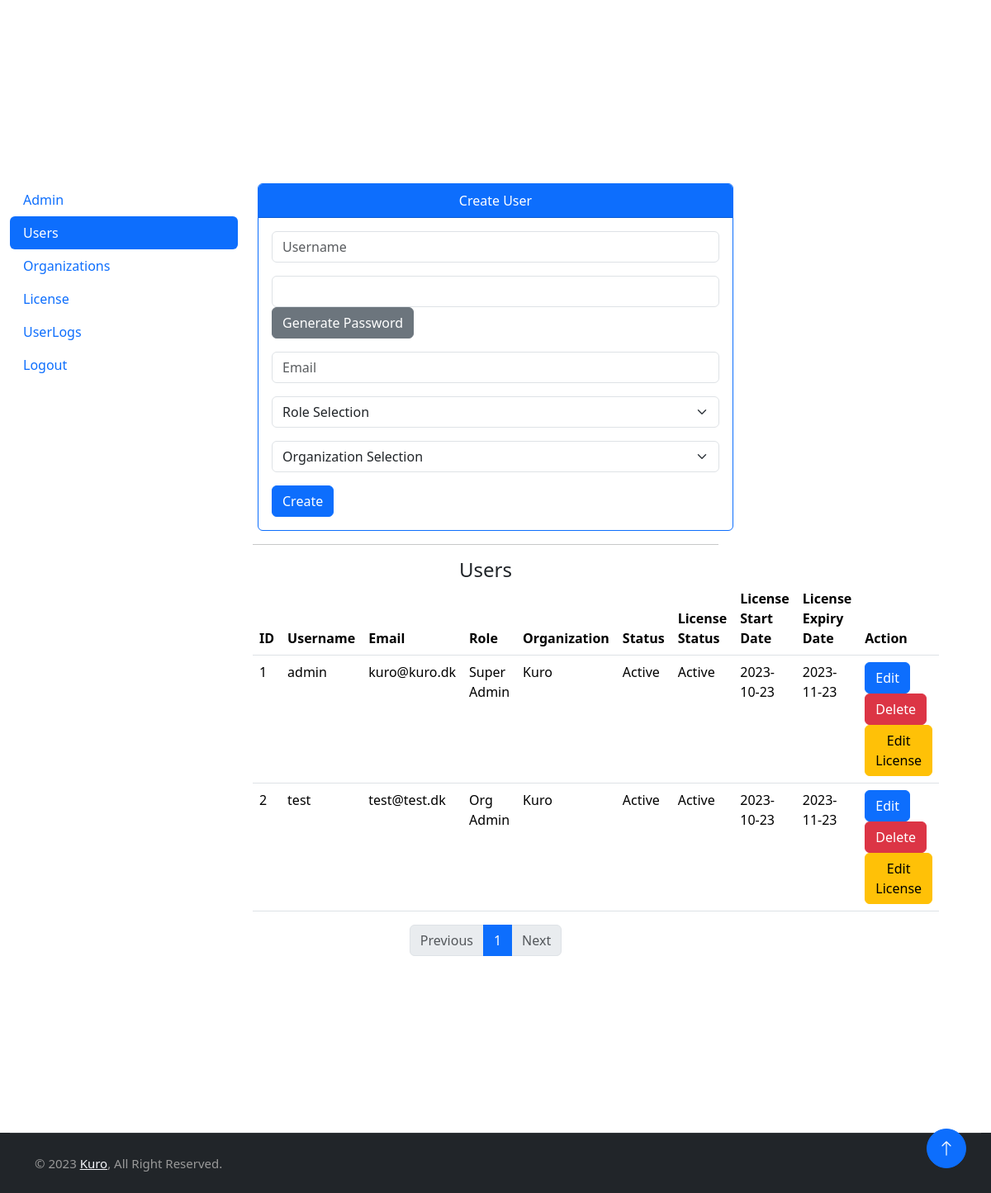
/admin/users (signed in), run on an earlier commit of the app's database.
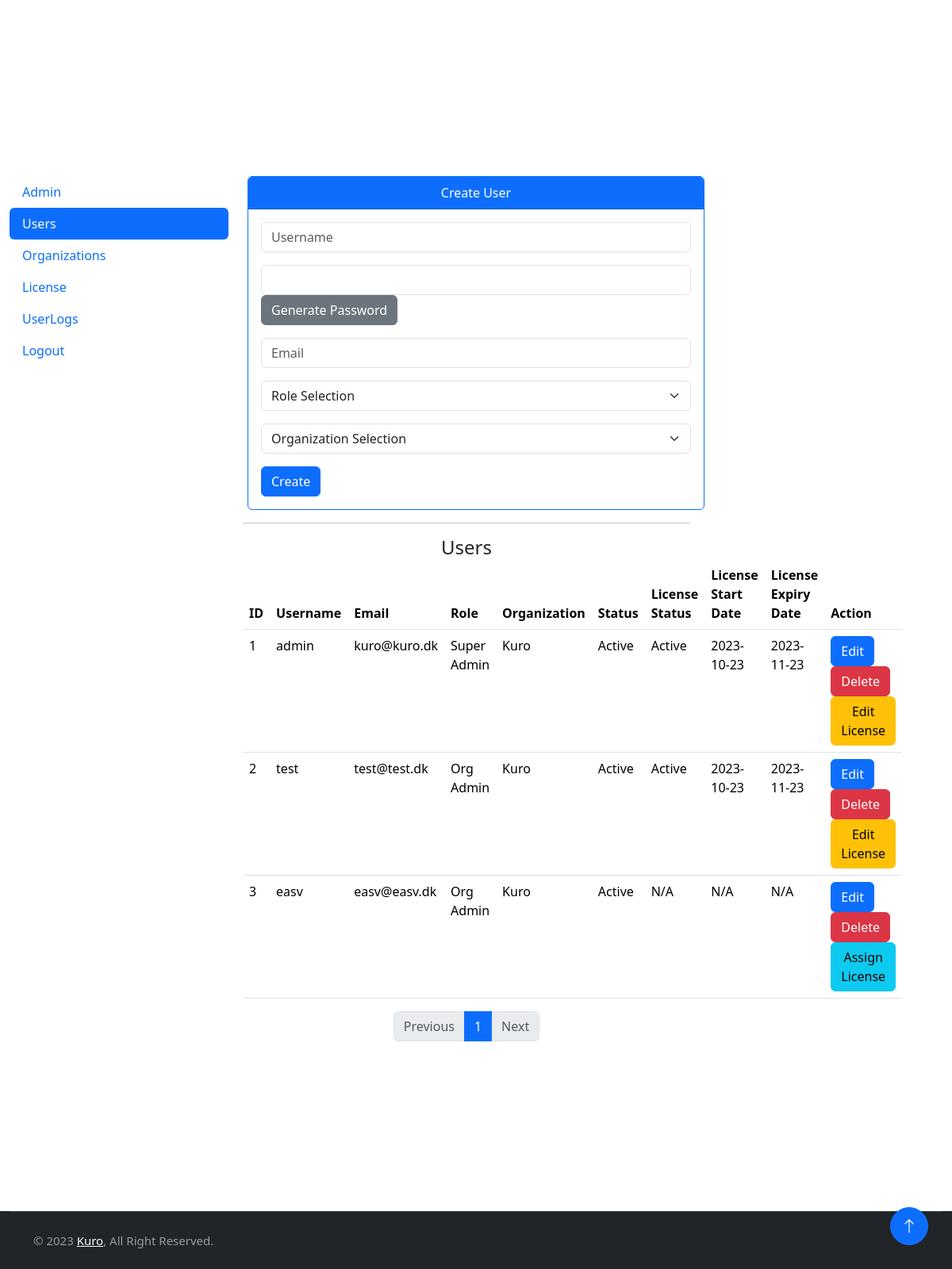
And on a later commit of the database.
### tables this page shows
CREATE TABLE `licenses` (
  `licenseId` INT AUTO_INCREMENT PRIMARY KEY,
  `licenseKey` VARCHAR(255) NOT NULL UNIQUE,
  `startDate` TIMESTAMP DEFAULT CURRENT_TIMESTAMP,
  `expiryDate` TIMESTAMP DEFAULT CURRENT_TIMESTAMP,
  `orgId` INT,
  `createdBy` INT,
  `userId` INT DEFAULT NULL,
  `status` TINYINT NOT NULL DEFAULT 0,
  `createdAt` TIMESTAMP DEFAULT CURRENT_TIMESTAMP,
  FOREIGN KEY (`orgId`) REFERENCES `organizations`(`orgId`) ON DELETE CASCADE,
  FOREIGN KEY (`createdBy`) REFERENCES `users`(`userId`) ON DELETE SET NULL,
  FOREIGN KEY (`userId`) REFERENCES `users`(`userId`) ON DELETE SET NULL
);

CREATE TABLE `users` (
  `userId` INT AUTO_INCREMENT PRIMARY KEY,
  `username` VARCHAR(50) NOT NULL UNIQUE,
  `password` VARCHAR(255) NOT NULL,
  `email` VARCHAR(50) NOT NULL UNIQUE,
  `roleId` INT,
  `orgId` INT,
  `status` INT NOT NULL DEFAULT 0,  
  `createdAt` TIMESTAMP DEFAULT CURRENT_TIMESTAMP,
  FOREIGN KEY (`roleId`) REFERENCES `roles`(`roleId`) ON DELETE SET NULL,
  FOREIGN KEY (`orgId`) REFERENCES `organizations`(`orgId`) ON DELETE SET NULL
);

CREATE TABLE `organizations` (
  `orgId` INT AUTO_INCREMENT PRIMARY KEY,
  `orgName` VARCHAR(100) NOT NULL,
  `apiKey` VARCHAR(255) NOT NULL UNIQUE,
  `createdAt` TIMESTAMP DEFAULT CURRENT_TIMESTAMP
);

### router.php (called while the page is built, shortened)
<?php
class Router
{
	function any($route, $path_to_include){ $this->route($route, $path_to_include); }
	function route($route, $path_to_include)
	{
		$callback = $path_to_include;
		if( !is_callable($callback) ){
		  if(!strpos($path_to_include, '.php')){
			$path_to_include.='.php';
		  }
		}
		$request_url = filter_var($_SERVER['REQUEST_URI'], FILTER_SANITIZE_URL);
		$request_url = rtrim($request_url, '/');
		$request_url = strtok($request_url, '?');
		$route_parts = explode('/', $route);
		$request_url_parts = explode('/', $request_url);
		array_shift($route_parts);
		array_shift($request_url_parts);
		if( count($route_parts) != count($request_url_parts) ){ return; }
		$parameters = [];
		for( $__i__ = 0; $__i__ < count($route_parts); $__i__++ ){
		  $route_part = $route_parts[$__i__];
		  if( preg_match("/^[$]/", $route_part) ){
			$route_part = ltrim($route_part, '$');
			array_push($parameters, $request_url_parts[$__i__]);
			$$route_part=$request_url_parts[$__i__];
		  }
		  else if( $route_parts[$__i__] != $request_url_parts[$__i__] ){
			return;
		  }
		}
		include_once __DIR__."/$path_to_include";
		exit();
	}
}

### index.php (called while the page is built, shortened)
<?php
include 'router.php';
$router = new Router();
$router->any('/', 'views/index');
$router->any('/home', 'views/index');
$router->any('/login', 'views/login');
$router->any('/logout', 'views/logout');
$router->any('/admin/admin', 'views/admin/admin');
$router->any('/admin/users', 'views/admin/users');

### kuro/controllers/auth.php (called while the page is built, shortened)
<?php
require_once __DIR__.'/../models/user.model.php';
require_once __DIR__.'/../utils/session.php';
class Auth
{
    public function GetUserById($userId): bool|stdclass
    {
        $user = new UserModel();
        return $user->GetUserById($userId);
    }
    public function GetAllOrgs(): array
    {
        $user = new UserModel();
        return $user->GetAllOrgs();
    }
    public function GetOrgName(int $orgId): null|string
    {
        $orgs = $this->GetAllOrgs();
        foreach ($orgs as $org) {
            if ($org->orgId == $orgId) {
                return $org->orgName;
            }
        }
        return 'Unknown';
    }
    public function GetPaginationData()
    {
        $user = new UserModel();
        $page = isset($_GET['page']) && is_numeric($_GET['page']) ? $_GET['page'] : 1;
        $start = ($page - 1) * $user->GetLimit();
        $users = $user->GetRecords($start);
        $totalRecords = $user->GetTotalRecords();
        return [
            'users' => $users,
            'totalRecords' => $totalRecords,
            'limit' => $user->GetLimit()
        ];
    }
}

### kuro/models/user.model.php (called while the page is built, shortened)
<?php
require_once __DIR__.'/../core/database.php';
class UserModel extends Database
{
    public function GetUserById($userId): bool|stdclass
    {
        $this->prepare(USERBYID);
        $this->statement->execute([$userId]);
        return $this->fetch();
    }
    public function GetAllOrgs()
    {
        $this->prepare(GETALLORGS);
        $this->statement->execute();
        return $this->fetchAll();
    }
    public $limit = 5;
    public function GetTotalRecords()
    {
        $this->prepare(GETTOTALUSERRECORDS);
        $this->statement->execute();
        return $this->fetchColumn();
    }
    public function GetRecords($start)
    {
        $this->prepare(GETUSERRECORDS);
        $this->statement->bindValue(':start', $start, PDO::PARAM_INT);
        $this->statement->bindValue(':limit', $this->limit, PDO::PARAM_INT);
        $this->statement->execute();
        return $this->fetchAll(PDO::FETCH_OBJ);
    }
    public function GetLimit()
    {
        return $this->limit;
    }
}

### kuro/core/database.php (called while the page is built, shortened)
<?php
class Database
{
    protected mixed $statement;
    private string $dbHost = "localhost";
    private string $dbUser = "root";
    private string $dbPass = "";
    private string $dbName = "kuro";
    protected function connect()
    {
        try {
            $dsn = 'mysql:host='.$this->dbHost.';dbname='.$this->dbName;
            $this->pdo = new PDO($dsn, $this->dbUser, $this->dbPass, [PDO::MYSQL_ATTR_INIT_COMMAND =>"SET NAMES utf8;SET time_zone = 'Europe/Copenhagen'"]);
            $this->pdo->setAttribute(PDO::ATTR_DEFAULT_FETCH_MODE, PDO::FETCH_OBJ);
            return $this->pdo;
        } catch (PDOException $e) {
            print ("Error!: ".$e->getMessage()."<br/>");
            die();
        } finally {
        }
    }
    protected function prepare($sql)
    {
        $this->statement = $this->connect()->prepare($sql);
    }
    protected function fetchColumn()
    {
        try {
            return $this->statement->fetchColumn();
        } catch (Throwable $error) {
            print_r("Error: " . $error->getMessage());
        } finally {
            $this->pdo = NULL;
        }
    }
    protected function fetchAll()
    {
        try {
            return $this->statement->fetchAll();
        } catch (Throwable $error) {
            print_r("Error: " . $error->getMessage());
        } finally {
            $this->pdo = NULL;
        }
    }
}

### kuro/utils/session.php (called while the page is built, shortened)
<?php
class Session
{
    public static function Get(string $key)
    {
        return (isset($_SESSION[$key])) ? $_SESSION[$key] : false;
    }
    public static function ValidateSession($auth): bool
    {
        $userId = Session::Get("uid");
        $user = $auth->GetUserById($userId);
        return true;
    }
}

### views/admin/users.php (the view, shortened to what the rows shown need)
<?php
require_once './kuro/controllers/auth.php';
Util::IsAdmin($auth);
require_once './kuro/controllers/license.php';
if(Session::Get("isSuperAdmin"))
{
    $data = $auth->getPaginationData();
    $users = $data['users'];
}
?>
<main class="container-fluid mt-5">
    <div class="testcontainer">
        <div class="row">
            <div class="row">
                <div class="col-lg-6 col-xl-6">
                    <table class="table table-hover">
                        <thead>
                            <tr>
                                <th scope="col">ID</th>
                                <th scope="col">Username</th>
                                <th scope="col">Email</th>
                                <th scope="col">Role</th>
                                <th scope="col">Organization</th>
                                <th scope="col">Status</th>
                                <th scope="col">License Status</th>
                                <th scope="col">License Start Date</th>
                                <th scope="col">License Expiry Date</th>
                                <th scope="col">Action</th>
                            </tr>
                        </thead>
                        <tbody>
                            <?php foreach ($users as $user) : ?>
                            <tr>
                                <td scope="row"><?= $user->userId; ?></td>
                                <td><?= Util::Print($user->username); ?></td>
                                <td><?= Util::Print($user->email); ?></td>
                                <td><?= Util::Print(Util::GetRoleName($user->roleId)); ?></td>
                                <td><?= Util::Print($auth->GetOrgName($user->orgId)); ?></td>
                                <?php if($user->status == 1): ?>
                                <td>Banned</td>
                                <?php else: ?>
                                <td>Active</td>
                                <?php endif; ?>
                                <?php if(isset($user->licenseKey)): ?>
                                <td><?= $user->licenseStatus == 1 ? 'Active' : 'Inactive'; ?></td>
                                <?php else: ?>
                                <td>N/A</td>
                                <?php endif; ?>
                                <td><?= isset($user->licenseKey) ? Util::ConvertDate($user->startDate) : 'N/A'; ?></td>
                                <td><?= isset($user->licenseKey) ? Util::ConvertDate($user->expiryDate) : 'N/A'; ?></td>
                                <td>
                                    <button class="btn btn-primary editbtn" data-id="<?= $user->userId; ?>"
                                        data-toggle="modal">Edit</button>
                                    <button class="btn btn-danger deletebtn" data-id="<?= $user->userId; ?>"
                                        data-toggle="modal">Delete</button>
                                    <?php if(!isset($user->licenseKey)): ?>
                                    <button class="btn btn-info assignLicensebtn" data-id="<?= $user->userId; ?>"
                                        data-toggle="modal">Assign License</button>
                                    <?php else: ?>
                                    <button class="btn btn-warning editLicensebtn" data-id="<?= $user->userId; ?>"
                                        data-toggle="modal">Edit License</button>
                                    <?php endif; ?>
                                </td>
                            </tr>
                            <?php endforeach; ?>
                        </tbody>
                    </table>
                </div>
            </div>
        </div>
    </div>
</main>

What changed in the data, as far as the page shows it:
added users: userId "3", username "easv", email "easv@easv.dk", roleId "Org Admin", orgId.orgName "Kuro", status "Active", shows "N/A"
